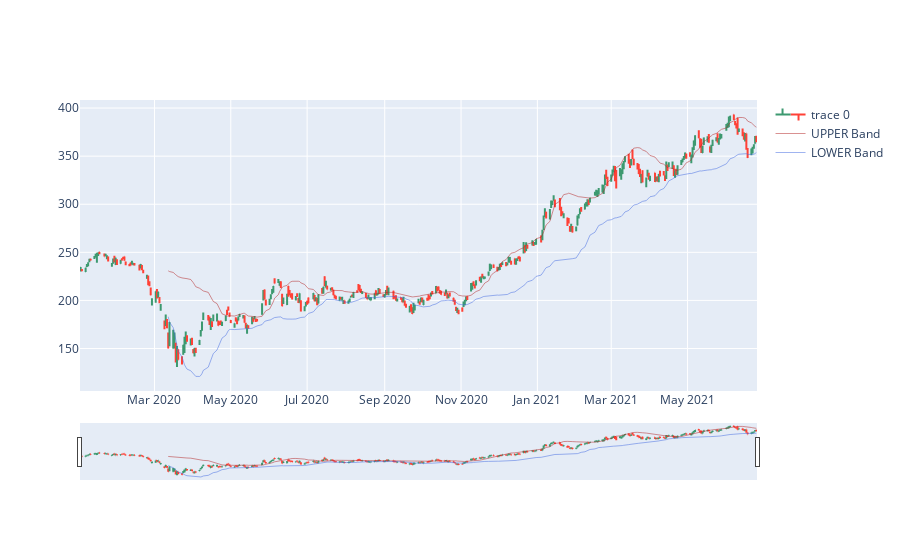

Write notebook code for a chart like this one.
### Code cell
import plotly.graph_objects as go
# 准备画布
fig = go.Figure()

fig = go.Figure(data=go.Ohlc(x=df_polygon.index,
                    open=df_polygon['Open'],
                    high=df_polygon['High'],
                    low=df_polygon['Low'],
                    close=df_polygon['Adj Close']))


fig.add_trace(go.Scatter(  # 
    x=UPPER.index, 
    y=UPPER,               
    mode='lines', # line mode          
    name='UPPER Band',
    line=dict(color='firebrick', width=0.5))) # or color='#00ffff'

fig.add_trace(go.Scatter(  # 
    x=df_polygon.index, 
    y=LOWER,               
    mode='lines', # line mode              
    name='LOWER Band',
    line=dict(color='royalblue', width=0.5))) # or color='#0000ff'

fig.show()

### Figure 1 — Plotly figure (JSON) as saved in the notebook; plotly's stock layout.template omitted (floating-point values rounded to 4 significant figures; data arrays with more than 128 entries replaced by an {"elided": "..."} marker saying what was removed)
{"data": [{"close": {"elided": "374 float values"}, "high": {"elided": "374 float values"}, "low": {"elided": "374 float values"}, "open": {"elided": "374 float values"}, "type": "ohlc", "x": {"elided": "374 str values"}}, {"line": {"color": "firebrick", "width": 0.5}, "mode": "lines", "name": "UPPER Band", "type": "scatter", "x": {"elided": "374 str values"}, "y": {"elided": "374 float values"}}, {"line": {"color": "royalblue", "width": 0.5}, "mode": "lines", "name": "LOWER Band", "type": "scatter", "x": {"elided": "374 str values"}, "y": {"elided": "374 float values"}}], "layout": {}}
